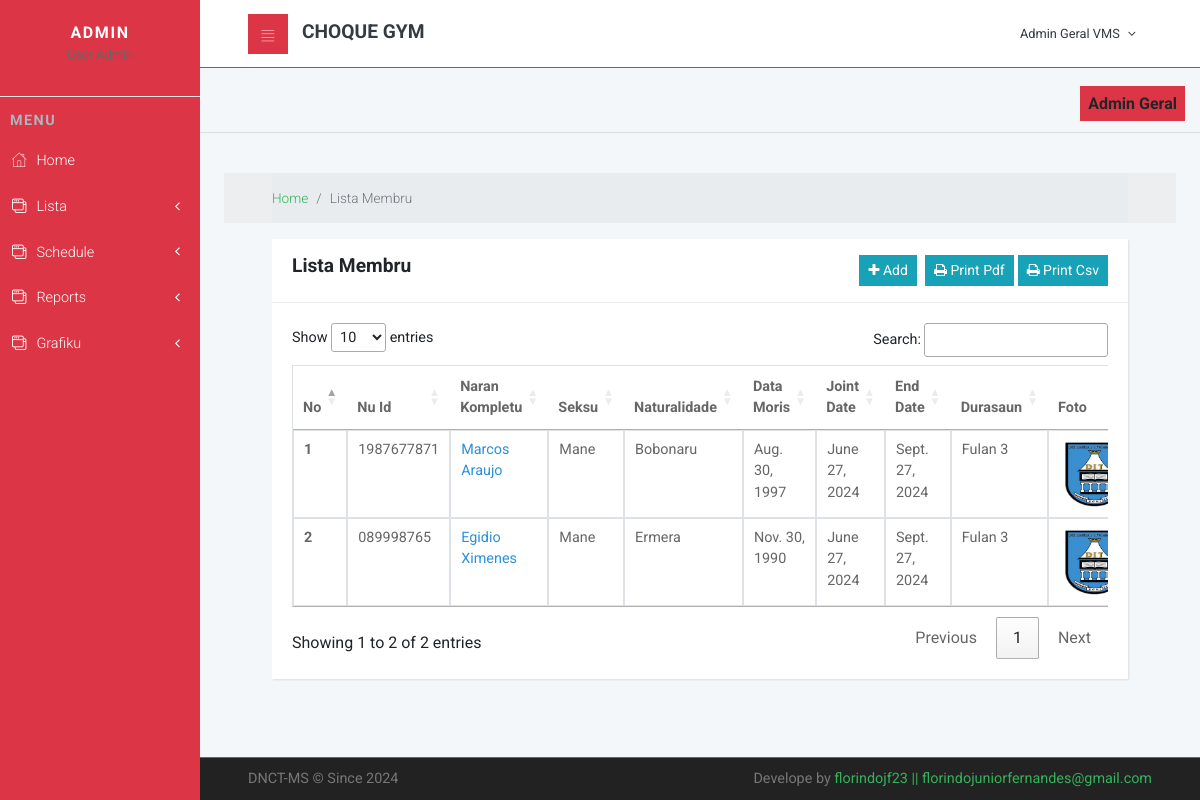
Page /member/member (signed in) on the earlier database version.
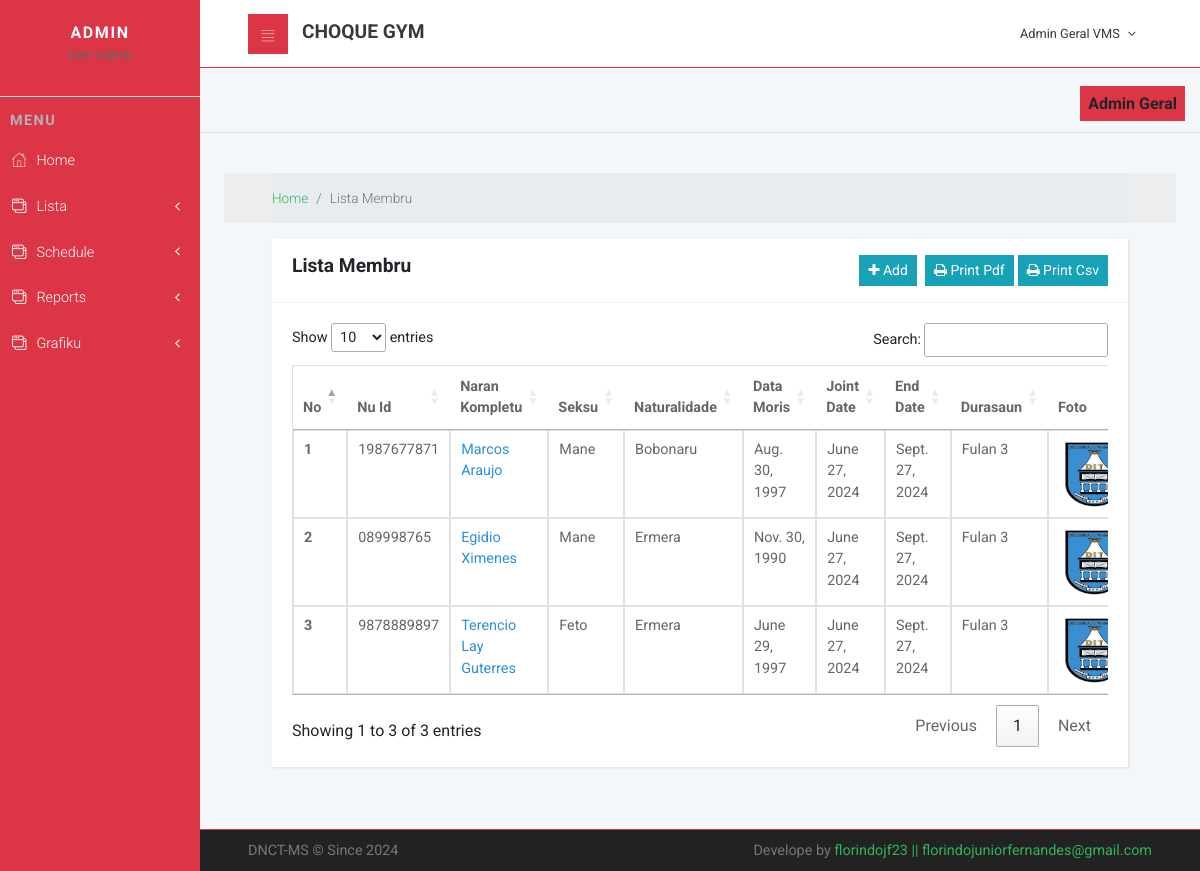
Same page on the later database version.
### cliente/models.py (models this page shows, shortened)
class Member(models.Model):
    nu_id = models.CharField(max_length=20,unique=True,null=True)
    naran = models.CharField(max_length=200,null=True)
    sexo = models.CharField(choices=[('Mane','Mane'),('Feto','Feto')],max_length=10,null=True,blank=True)
    naturalidade = models.CharField(max_length=200,null=True,blank=True)
    data_moris = models.DateField(null=True)
    join_date = models.DateField(auto_now_add=True)
    end_date = models.DateField(null=True)
    enderesu = models.CharField(max_length=200,null=True,blank=True)
    municipio = models.ForeignKey(Municipality, on_delete=models.CASCADE,null=True,blank=True)
    status = models.CharField(choices=[('Solteiru/a','Solteiru/a'),('Marridu/a','Marridu/a')],max_length=10,null=True,blank=True)
    phone = models.CharField(max_length=200,null=True)
    email = models.EmailField(max_length=200,null=True,blank=True)
    fotografia = models.ImageField(upload_to='images/',null=True, blank=True)
    documentos = models.FileField(upload_to='CV/', null=True, blank=True)
    def get_duration_in_months(self):
        if self.end_date:
            delta = relativedelta(self.end_date, self.join_date)
            return delta.years * 12 + delta.months
        else:
            return None

### cliente/views.py (the view)
# urls.py: path('member/', include('cliente.urls')),
@login_required
def member(request):
    listamembru = Member.objects.all()
    data = {
    'title':"Lista Membru",
    'active_estudante':"active",
    'dadus':listamembru
    }
    return render(request, 'listamember.html',data)

### cliente/templates/listamember.html (shortened to what this page needs)
{% extends 'main/layout.html' %}
{% load static %}
{% load crispy_forms_tags %}
{% block content %}
<div class="col-sm-12 p-4">
  <div class="breadcrumb-holder">
    <div class="container-fluid">
      <ul class="breadcrumb">
        <li class="breadcrumb-item"><a href="{% url 'home' %}">Home</a></li>
        <li class="breadcrumb-item active">{{title}}</li>
      </ul>
    </div>
  </div>
  <section>
    <div class="container-fluid">
      <div class="row mt-3">
        <div class="col-lg-12">
          <div class="card">
            <div class="card-header d-flex justify-content-between text-center">
              <div class="text-center">
                <h3>{{title}}</h3>
              </div>
              <div class="d-flex justify-content-end">
                <div class="text-center mr-2">
                  <a href="{% url 'create_member' %}" class="btn btn-sm btn-info" title="Aumenta Dadus"><i class="fa fa-plus"></i> Add </a>
                </div>
                <div class="text-center">
                  <a href="{% url 'pdf_member' %}" target="_blank" class="btn btn-sm btn-info" title="Print Data"> <i class="fa fa-print"></i> Print Pdf</a>
                  <a href="{% url 'csv_member' %}" target="_blank" class="btn btn-sm btn-info" title="Print Data"> <i class="fa fa-print"></i> Print Csv</a>
                </div>
              </div>
            </div>
            <div class="card-body">
              <div class="table-responsive">
                <table id="example" class="table table-hover table-bordered" width="100%">
                  <thead>
                    <tr>
                      <th>No</th>
                      <th>Nu Id</th>
                      <th>Naran Kompletu</th>
                      <th>Seksu</th>
                      <th>Naturalidade</th>
                      <th>Data Moris</th>
                      <th>Joint Date</th>
                      <th>End Date</th>
                      <th>Durasaun</th>
                      <th>Foto</th>
                    </tr>
                  </thead>
                  <tbody>
                    {% for data in dadus %}
                    <tr>
                      <th scope="row">{{ forloop.counter }}</th>
                      <td>{{ data.nu_id }}</td>
                      <td><a href="{% url 'detail_member' data.id %}" style="color: #2b90d9;">{{ data.naran }}</a></td>
                      <td>{{ data.sexo }}</td>
                      <td>{{ data.naturalidade }}</td>
                      <td>{{ data.data_moris }}</td>
                      <td>{{ data.join_date }}</td>
                      <td>{{ data.end_date }}</td>
                      <td> Fulan {{ data.get_duration_in_months }}</td>
                      <td>
                        {% if data.fotografia %}
                        <img src="{{ data.fotografia.url }}" width="70px" height="70px"/>
                        {% else %}
                        No PDF uploaded
                        {% endif %}
                      </td>
                    </tr>
                    {% endfor %}
                  </tbody>
                </table>
              </div>
            </div>
          </div>
        </div>
      </div>
    </div>
  </section>
</div>
<link rel="stylesheet" type="text/css" href="https://cdn.datatables.net/1.11.3/css/jquery.dataTables.css">
{% endblock %}

Differences in the rows shown:
added Member: nu_id "9878889897", naran "Terencio Lay Guterres", sexo "Feto", naturalidade "Ermera", data_moris "June 29, 1997", join_date "June 27, 2024", end_date "Sept. 27, 2024", get_duration_in_months "3", fotografia (picture)
Other differences:
text written by a page script: "Show entries Search: Showing 1 to 2 of 2 entries Previous 1 Next" → "Show entries Search: Showing 1 to 3 of 3 entries Previous 1 Next"
